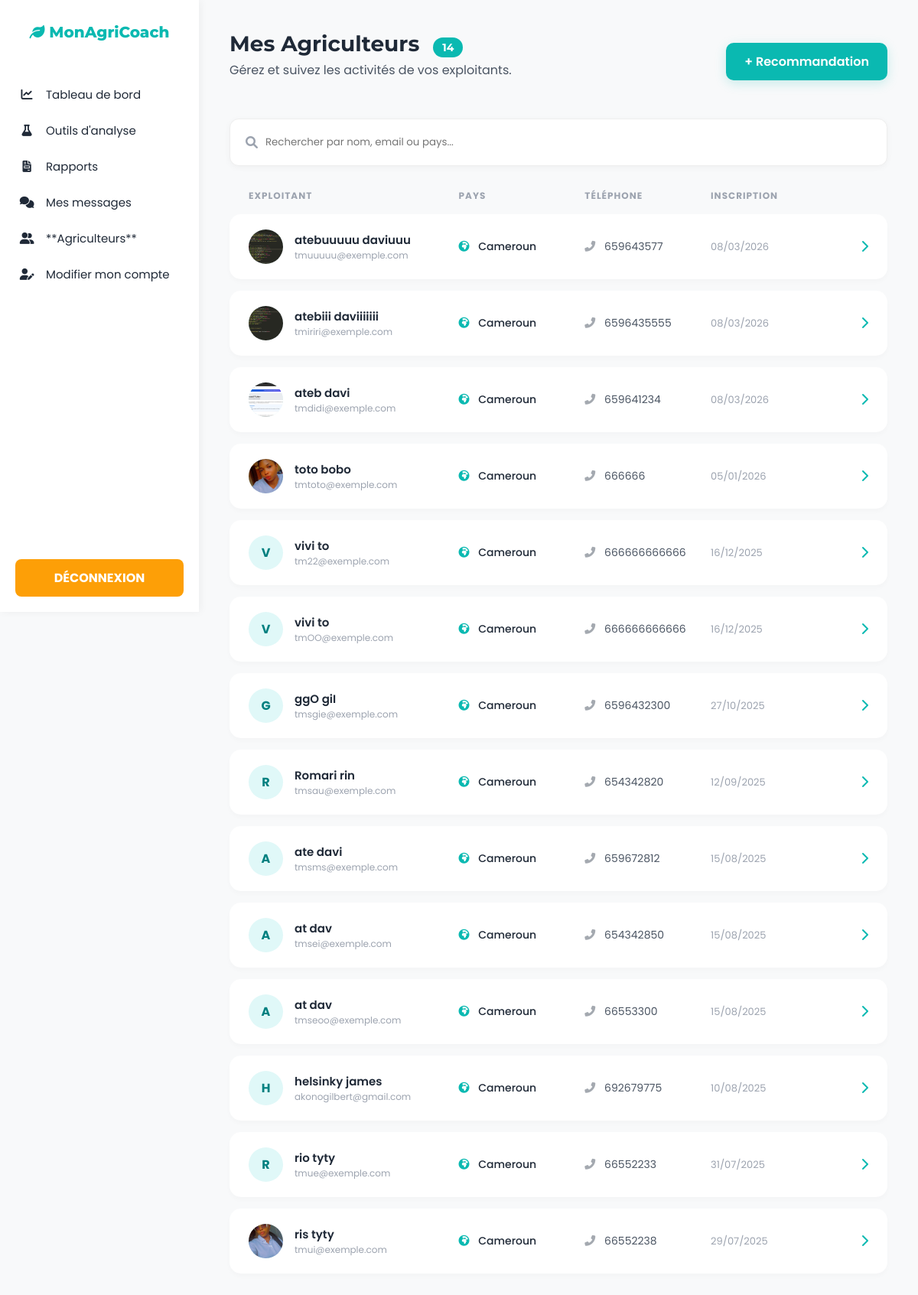
/liste_agriculteur_cons.php (signed in), run on the app's committed database.
### tables this page shows
CREATE TABLE `utilisateur` (
  `id` int(11) NOT NULL,
  `email` varchar(45) NOT NULL,
  `mot_de_passe` varchar(255) NOT NULL,
  `nom` varchar(45) NOT NULL,
  `prenom` varchar(45) NOT NULL,
  `telephone` varchar(45) NOT NULL,
  `pays` varchar(150) NOT NULL,
  `date_inscription` datetime NOT NULL,
  `type_utilisateur` varchar(45) NOT NULL,
  `reset_token` varchar(255) NOT NULL,
  `reset_token_expiration` datetime NOT NULL,
  `photo` varchar(255) NOT NULL,
  `langue` varchar(5) DEFAULT 'fr',
  `timezone` varchar(50) DEFAULT 'Africa/Douala',
  `notif_arrosage` tinyint(1) DEFAULT 1,
  `notif_stock` tinyint(1) DEFAULT 0
);

### liste_agriculteur_cons.php (the view, shortened to what this page needs)
<?php
require_once 'db.php';
$agriculteurs = [];
try {
    $sql = "SELECT id, email, nom, prenom, telephone, pays, date_inscription, photo
            FROM utilisateur
            WHERE type_utilisateur = 'agriculteur'
            ORDER BY date_inscription DESC";
    $stmt = $pdo->prepare($sql);
    $stmt->execute();
    $agriculteurs = $stmt->fetchAll();
    $total = count($agriculteurs);
} catch (PDOException $e) {
    error_log("Erreur liste_agriculteur : " . $e->getMessage());
    $error_message = "Impossible de charger la liste des agriculteurs.";
}
?>
<!DOCTYPE html>
<html lang="fr">
<head>
    <link rel="stylesheet" href="https://cdnjs.cloudflare.com/ajax/libs/font-awesome/6.0.0-beta3/css/all.min.css">
</head>
<body>
    <nav class="sidebar">
        <a href="index.php" class="logo">
             <i class="fas fa-leaf"></i> MonAgriCoach
        </a>
        <ul>
            <li><a href="advisor_dashboard.php"><i class="fas fa-chart-line"></i> Tableau de bord</a></li>
            <li><a href="outiis_analyse.php"><i class="fas fa-flask"></i> Outils d'analyse</a></li>
            <li><a href="rapport.php"><i class="fas fa-file-invoice"></i> Rapports</a></li>
            <li><a href="liste_message_cons.php"><i class="fas fa-comments"></i> Mes messages</a></li>
            <li><a href="liste_agriculteur_cons.php"><i class="fas fa-user-friends"></i> **Agriculteurs**</a></li>
  <li><a href="modifier_profile.php" class="active"><i class="fas fa-user-edit"></i> Modifier mon compte</a></li>
        </ul>
        <div class="disconnect-item">
            <a href="deconnexion.php">DÉCONNEXION</a>
        </div>
    </nav>
    <div class="main-content">
        <div class="header-flex">
            <div>
                <h1>Mes Agriculteurs <span class="badge-total"><?= $total ?></span></h1>
                <p style="color: var(--color-text-medium); margin-top: 5px;">Gérez et suivez les activités de vos exploitants.</p>
            </div>
            <a href="recommandation.php" class="btn-action">+ Recommandation</a>
        </div>
        <div class="search-box">
            <i class="fas fa-search" style="color: var(--color-text-light);"></i>
            <form action="recherche_agri.php" method="GET" style="width: 100%;">
                <input type="text" name="recherche" placeholder="Rechercher par nom, email ou pays...">
            </form>
        </div>
        <div class="list-container">
            <div class="list-header">
                <span>Exploitant</span>
                <span>Pays</span>
                <span>Téléphone</span>
                <span>Inscription</span>
                <span></span>
            </div>
            <?php if (count($agriculteurs) > 0): ?>
                <?php foreach($agriculteurs as $agri): ?>
                    <a href="liste_plantation.php?id=<?= $agri['id']; ?>" class="agri-row">
                        <div class="user-cell">
                            <?php if(!empty($agri['photo'])): ?>
                                <img src="uploads/<?= $agri['photo'] ?>" class="avatar" alt="">
                            <?php else: ?>
                                <div class="avatar"><?= strtoupper(substr($agri['nom'], 0, 1)) ?></div>
                            <?php endif; ?>
                            <div>
                                <div class="name"><?= htmlspecialchars($agri['nom'].' '.$agri['prenom']) ?></div>
                                <div class="email"><?= htmlspecialchars($agri['email']) ?></div>
                            </div>
                        </div>
                        <div class="country">
                            <i class="fas fa-globe-africa" style="margin-right: 8px; color: var(--color-primary-emerald);"></i>
                            <?= htmlspecialchars($agri['pays']) ?>
                        </div>
                        <div class="phone">
                            <i class="fas fa-phone-alt" style="margin-right: 8px; opacity: 0.5;"></i>
                            <?= htmlspecialchars($agri['telephone']) ?>
                        </div>
                        <div class="date">
                            <?= date('d/m/Y', strtotime($agri['date_inscription'])) ?>
                        </div>
                        <div class="chevron">
                            <i class="fas fa-chevron-right"></i>
                        </div>
                    </a>
                <?php endforeach; ?>
            <?php endif; ?>
        </div>
    </div>
</body>
</html>

### liste_agriculteur_cons.php (style rules this page uses)
:root { --color-primary-emerald: #0ab9b1; --color-primary-dark: #008080; --color-secondary-gold: #fd9f07; --color-light-bg: #F8F9FA; --color-card-bg: #FFFFFF; --color-text-dark: #1F2937; --color-text-medium: #4B5563; --color-text-light: #9CA3AF; --sidebar-width: 260px; }
body { font-family: 'Poppins', sans-serif; background-color: var(--color-light-bg); margin: 0; display: flex; color: var(--color-text-dark); }
.sidebar { width: var(--sidebar-width); background: var(--color-card-bg); height: 100vh; position: fixed; box-shadow: 2px 0 10px rgba(0,0,0,0.05); display: flex; flex-direction: column; z-index: 100; }
.sidebar .logo { font-family: 'Montserrat', sans-serif; color: var(--color-primary-emerald); font-weight: 800; text-align: center; padding: 30px 10px; text-decoration: none; font-size: 20px; }
.sidebar ul { list-style: none; padding: 0; flex-grow: 1; }
.sidebar li a { display: flex; align-items: center; padding: 12px 25px; color: var(--color-text-dark); text-decoration: none; transition: 0.3s; font-size: 15px; }
.sidebar li a i { margin-right: 15px; width: 20px; text-align: center; }
.disconnect-item { margin: 20px; background-color: var(--color-secondary-gold); padding: 12px; border-radius: 8px; text-align: center; }
.disconnect-item a { color: white !important; text-decoration: none; font-weight: bold; display: block; }
.main-content { margin-left: var(--sidebar-width); padding: 40px; width: calc(100% - var(--sidebar-width)); }
.header-flex { display: flex; justify-content: space-between; align-items: center; margin-bottom: 35px; }
.header-flex h1 { font-family: 'Montserrat'; font-size: 28px; margin: 0; }
.badge-total { background: var(--color-primary-emerald); color: white; padding: 4px 12px; border-radius: 20px; font-size: 14px; margin-left: 10px; }
.btn-action { background: var(--color-primary-emerald); color: white; padding: 12px 24px; border-radius: 10px; text-decoration: none; font-weight: 600; box-shadow: 0 4px 15px rgba(10, 185, 177, 0.2); transition: 0.3s; }
.search-box { background: white; padding: 10px 20px; border-radius: 12px; display: flex; align-items: center; box-shadow: 0 2px 8px rgba(0,0,0,0.04); margin-bottom: 30px; border: 1px solid #eee; }
.search-box input { border: none; outline: none; width: 100%; padding: 10px; font-family: 'Poppins'; }
.list-container { display: flex; flex-direction: column; gap: 15px; }
.list-header { display: grid; grid-template-columns: 2fr 1.2fr 1.2fr 1fr 0.5fr; padding: 0 25px; color: var(--color-text-light); font-size: 12px; font-weight: 700; text-transform: uppercase; letter-spacing: 1px; }
.agri-row { display: grid; grid-template-columns: 2fr 1.2fr 1.2fr 1fr 0.5fr; align-items: center; background: white; padding: 20px 25px; border-radius: 15px; text-decoration: none; color: inherit; transition: all 0.3s ease; box-shadow: 0 4px 6px rgba(0,0,0,0.02); }
.user-cell { display: flex; align-items: center; gap: 15px; }
.avatar { width: 45px; height: 45px; border-radius: 50%; background: #e0f8f8; display: flex; align-items: center; justify-content: center; font-weight: 700; color: var(--color-primary-dark); object-fit: cover; }
.name { font-weight: 600; font-size: 15px; color: var(--color-text-dark); }
.email { font-size: 12px; color: var(--color-text-light); }
.country { font-size: 14px; font-weight: 500; }
.phone { font-size: 14px; color: var(--color-text-medium); }
.date { font-size: 13px; color: var(--color-text-light); }
.chevron { text-align: right; color: var(--color-primary-emerald); }

### data on the page
utilisateur: photo (picture), nom+prenom "atebuuuuu daviuuu", email "tmuuuuu@exemple.com", pays "Cameroun", telephone "659643577", date_inscription "08/03/2026"
utilisateur: photo (picture), nom+prenom "atebiii daviiiiiii", email "tmiriri@exemple.com", pays "Cameroun", telephone "6596435555", date_inscription "08/03/2026"
utilisateur: photo (picture), nom+prenom "ateb davi", email "tmdidi@exemple.com", pays "Cameroun", telephone "659641234", date_inscription "08/03/2026"
utilisateur: photo (picture), nom+prenom "toto bobo", email "tmtoto@exemple.com", pays "Cameroun", telephone "666666", date_inscription "05/01/2026"
utilisateur: nom "V", nom+prenom "vivi to", email "tm22@exemple.com", pays "Cameroun", telephone "666666666666", date_inscription "16/12/2025"
utilisateur: nom "V", nom+prenom "vivi to", email "tmOO@exemple.com", pays "Cameroun", telephone "666666666666", date_inscription "16/12/2025"
utilisateur: nom "G", nom+prenom "ggO giI", email "tmsgie@exemple.com", pays "Cameroun", telephone "6596432300", date_inscription "27/10/2025"
utilisateur: nom "R", nom+prenom "Romari rin", email "tmsau@exemple.com", pays "Cameroun", telephone "654342820", date_inscription "12/09/2025"
utilisateur: nom "A", nom+prenom "ate davi", email "tmsms@exemple.com", pays "Cameroun", telephone "659672812", date_inscription "15/08/2025"
utilisateur: nom "A", nom+prenom "at dav", email "tmsei@exemple.com", pays "Cameroun", telephone "654342850", date_inscription "15/08/2025"
utilisateur: nom "A", nom+prenom "at dav", email "tmseoo@exemple.com", pays "Cameroun", telephone "66553300", date_inscription "15/08/2025"
utilisateur: nom "H", nom+prenom "helsinky james", email "akonogilbert@gmail.com", pays "Cameroun", telephone "692679775", date_inscription "10/08/2025"
utilisateur: nom "R", nom+prenom "rio tyty", email "tmue@exemple.com", pays "Cameroun", telephone "66552233", date_inscription "31/07/2025"
utilisateur: photo (picture), nom+prenom "ris tyty", email "tmui@exemple.com", pays "Cameroun", telephone "66552238", date_inscription "29/07/2025"

### other printed values
$total "14"
